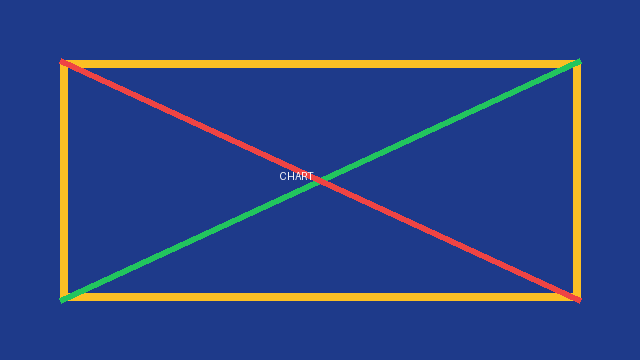
#> input picture test_chart.png, 640 x 360 px
$ python -i image_audit.py   (imports and definitions only)
#> lines starting #> are read from the running program, lines starting #| are printed output that depends on the picture
"""
image_audit.py
==============

Deterministic image inspection used to ground the alt-text generator.

The Alt Text endpoint takes a base64-encoded image. Before asking the LLM
"please describe this", we extract objective facts about the file so the
generated alt-text can be evaluated against:

  - actual dimensions, aspect ratio, format, color mode, file size
  - whether the file is plausibly **decorative** (extreme aspect ratio,
    very small, single dominant colour, transparent, etc.)
  - dominant colours (top 3) so the LLM doesn't hallucinate the palette
  - EXIF camera/orientation when present (so the description can mention
    "photograph" vs. "illustration" reliably)
  - a coverage check against the WCAG decision tree for non-text content

Returned data is a JSON-serialisable ``evidence`` dict mirroring the shape
used by ``web_audit`` so the frontend can render a Differentiator + Evidence
+ Sources panel identically across all AI tools.
"""

from __future__ import annotations

import base64
import io
from collections import Counter
from typing import Any, Dict, List, Tuple

from PIL import Image, ExifTags, ImageStat


# Canonical references for image-accessibility guidance — every report
# carries these so the user can verify what the LLM said.
ALT_TEXT_REFERENCES: List[Dict[str, str]] = [
    {
        "wcag_criterion": "1.1.1",
        "title": "Non-text Content (Alt text decision tree)",
        "level": "A",
        "principle": "Perceivable",
        "w3c_understanding_url": "https://www.w3.org/WAI/WCAG21/Understanding/non-text-content.html",
        "deep_dive_url": "https://www.w3.org/WAI/tutorials/images/decision-tree/",
    },
    {
        "wcag_criterion": "1.4.5",
        "title": "Images of Text",
        "level": "AA",
        "principle": "Perceivable",
        "w3c_understanding_url": "https://www.w3.org/WAI/WCAG21/Understanding/images-of-text.html",
        "deep_dive_url": "https://webaim.org/techniques/alttext/#text",
    },
    {
        "wcag_criterion": "Pattern: Decorative",
        "title": "Decorative images (alt=\"\")",
        "level": "—",
        "principle": "Perceivable",
        "w3c_understanding_url": "https://www.w3.org/WAI/tutorials/images/decorative/",
        "deep_dive_url": "https://webaim.org/techniques/alttext/#decorative",
    },
    {
        "wcag_criterion": "Pattern: Functional",
        "title": "Functional images (icons, controls)",
        "level": "—",
        "principle": "Perceivable",
        "w3c_understanding_url": "https://www.w3.org/WAI/tutorials/images/functional/",
        "deep_dive_url": "https://webaim.org/techniques/alttext/#functional",
    },
    {
        "wcag_criterion": "Pattern: Informative",
        "title": "Informative images (writing meaningful alt text)",
        "level": "—",
        "principle": "Perceivable",
        "w3c_understanding_url": "https://www.w3.org/WAI/tutorials/images/informative/",
        "deep_dive_url": "https://webaim.org/techniques/alttext/#informative",
    },
    {
        "wcag_criterion": "Pattern: Complex",
        "title": "Complex images (charts, diagrams) + long description",
        "level": "—",
        "principle": "Perceivable",
        "w3c_understanding_url": "https://www.w3.org/WAI/tutorials/images/complex/",
        "deep_dive_url": "https://webaim.org/techniques/alttext/#complex",
    },
]


# [5 lines left out: function _strip_data_url_prefix, not called in this run]


def _hex(rgb: Tuple[int, int, int]) -> str:
    return "#{:02x}{:02x}{:02x}".format(*rgb[:3])


# [12 lines left out: function _classify_aspect, not called in this run]


def audit_image(image_b64: str) -> Dict[str, Any]:
    """Inspect a base64 image and return an evidence dict.

    Returns a dict with ``ok`` False on bad input so the caller can show a
    helpful error rather than a stack trace.
    """
    try:
        raw_b64 = _strip_data_url_prefix(image_b64 or "")
        image_bytes = base64.b64decode(raw_b64, validate=True)
    except Exception as exc:
        return {"ok": False, "error": f"Invalid base64 image data: {exc}"}

    try:
        with Image.open(io.BytesIO(image_bytes)) as im:
            im.load()
            width, height = im.size
            mode = im.mode
            fmt = (im.format or "").upper()
            has_alpha = im.mode in ("LA", "RGBA", "PA") or (
                im.mode == "P" and "transparency" in im.info
            )
            ratio = (width / height) if height else 0.0

            # EXIF (only meaningful for camera images)
            exif: Dict[str, str] = {}
            try:
                raw_exif = im._getexif() if hasattr(im, "_getexif") else None
            except Exception:
                raw_exif = None
            if raw_exif:
                for tag_id, value in raw_exif.items():
                    name = ExifTags.TAGS.get(tag_id, str(tag_id))
                    if name in ("Make", "Model", "DateTimeOriginal",
                                "Orientation", "Software", "ImageDescription",
                                "Artist", "Copyright"):
                        try:
                            exif[name] = str(value).strip("\x00 ").strip()
                        except Exception:
                            pass

            # Brightness via grayscale ImageStat
            try:
                gray = im.convert("L")
                stat = ImageStat.Stat(gray)
                brightness = round(stat.mean[0], 1)
                contrast_stddev = round(stat.stddev[0], 1)
            except Exception:
                brightness = None
                contrast_stddev = None

            # Top dominant colours (down-sample first to keep this cheap)
            dominant: List[Dict[str, Any]] = []
            try:
                sample = im.convert("RGB").resize((64, 64))
                pixels = list(sample.getdata())
                # Bucket by 32-step quantisation so visually similar colours merge
                quant = [(r >> 5 << 5, g >> 5 << 5, b >> 5 << 5) for (r, g, b) in pixels]
                counts = Counter(quant).most_common(3)
                total = sum(c for _, c in counts) or 1
                for color, c in counts:
                    dominant.append({
                        "hex": _hex(color),
                        "rgb": list(color),
                        "percentage": round(100 * c / total, 1),
                    })
            except Exception:
                pass

    except Exception as exc:
        return {"ok": False, "error": f"Could not decode image: {exc}"}

    # Decorative / functional heuristics (informational only — the LLM
    # makes the final call, but we surface the signals that influenced it)
    pixel_count = width * height
    is_tiny = pixel_count < (24 * 24)
    is_extremely_wide = ratio >= 6 or ratio <= (1 / 6)
    near_uniform = (dominant[0]["percentage"] >= 90) if dominant else False
    likely_decorative = bool(is_tiny or near_uniform)
    likely_chart = (ratio >= 0.7 and ratio <= 1.6 and contrast_stddev is not None
                    and contrast_stddev > 70 and (fmt in ("PNG", "GIF", "BMP", "WEBP")))
    likely_photo = bool(exif and (exif.get("Make") or exif.get("Model"))) or (
        fmt in ("JPEG", "JPG") and pixel_count > (300 * 300)
    )
    likely_text_heavy = bool(fmt in ("PNG", "GIF", "WEBP") and contrast_stddev is not None
                             and contrast_stddev > 80 and ratio > 1.4)

    classifications: List[str] = []
    if likely_decorative:
        classifications.append("decorative")
    if likely_chart:
        classifications.append("chart-or-diagram")
    if likely_photo:
        classifications.append("photograph")
    if likely_text_heavy:
        classifications.append("possible-image-of-text (WCAG 1.4.5)")
    if not classifications:
        classifications.append("informative (general)")

    file_size_kb = round(len(image_bytes) / 1024, 1)
    megapixels = round(pixel_count / 1_000_000, 2)

    evidence = {
        "ok": True,
        "format": fmt or "UNKNOWN",
        "mode": mode,
        "width": width,
        "height": height,
        "aspect_ratio": round(ratio, 3),
        "aspect_label": _classify_aspect(ratio),
        "pixel_count": pixel_count,
        "megapixels": megapixels,
        "file_size_bytes": len(image_bytes),
        "file_size_kb": file_size_kb,
        "has_alpha": has_alpha,
        "brightness_mean_0_255": brightness,
        "contrast_stddev": contrast_stddev,
        "dominant_colors": dominant,
        "exif": exif,
        "classifications": classifications,
        "heuristics": {
            "tiny": is_tiny,
            "near_uniform_color": near_uniform,
            "extreme_aspect": is_extremely_wide,
            "likely_decorative": likely_decorative,
            "likely_chart": likely_chart,
            "likely_photograph": likely_photo,
            "likely_image_of_text": likely_text_heavy,
        },
    }
    return evidence


# [28 lines left out: function evidence_summary_for_prompt, not called in this run]

>>> import cv2
>>> picture = cv2.imread('test_chart.png', cv2.IMREAD_GRAYSCALE)
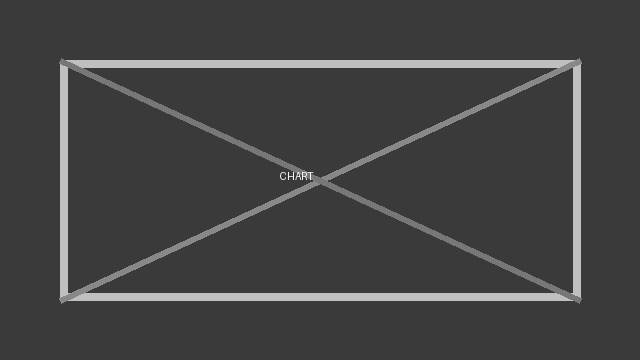
#> picture: shape (360, 640); min 58, max 252, mean 66.7
>>> result = audit_image(picture)
#> result = 2 items
